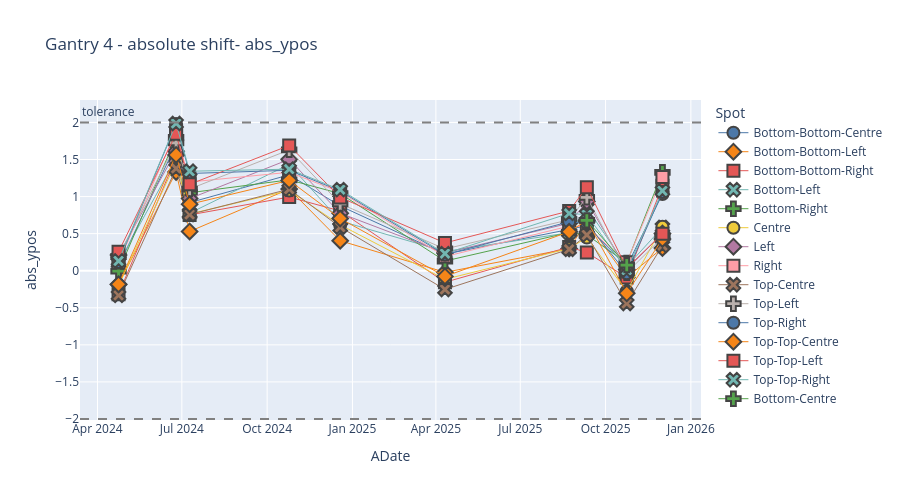

The code cell stored with this chart in its notebook:
### Code cell
plotly_spot_position(sub_df, "abs_ypos", "Gantry 4", "XRV-4000", 70, 0, 24)

### Figure 1 — Plotly figure (JSON) as saved in the notebook; plotly's stock layout.template omitted (floating-point values rounded to 4 significant figures)
{"data": [{"hovertemplate": "Spot=Bottom-Bottom-Centre<br>ADate=%{x}<br>abs_ypos=%{y}<extra></extra>", "legendgroup": "Bottom-Bottom-Centre", "line": {"width": 1}, "marker": {"color": "#4C78A8", "line": {"width": 2}, "size": 12, "symbol": "circle"}, "mode": "markers+lines", "name": "Bottom-Bottom-Centre", "orientation": "v", "showlegend": true, "type": "scatter", "x": ["2024-04-23T17:34:57.000000000", "2024-06-24T19:07:29.000000000", "2024-07-09T09:29:40.000000000", "2024-10-24T18:22:30.000000000", "2024-12-18T18:46:12.000000000", "2025-04-10T19:05:24.000000000", "2025-08-22T17:24:40.000000000", "2025-09-10T19:20:56.000000000", "2025-10-23T20:19:28.000000000", "2025-12-01T08:33:29.000000000"], "xaxis": "x", "y": [0.0603, 1.704, 0.9183, 1.293, 0.8736, 0.2236, 0.5569, 0.6087, 0.0587, 1.034], "yaxis": "y"}, {"hovertemplate": "Spot=Bottom-Bottom-Left<br>ADate=%{x}<br>abs_ypos=%{y}<extra></extra>", "legendgroup": "Bottom-Bottom-Left", "line": {"width": 1}, "marker": {"color": "#F58518", "line": {"width": 2}, "size": 12, "symbol": "diamond"}, "mode": "markers+lines", "name": "Bottom-Bottom-Left", "orientation": "v", "showlegend": true, "type": "scatter", "x": ["2024-04-23T17:34:57.000000000", "2024-06-24T19:07:29.000000000", "2024-07-09T09:29:40.000000000", "2024-10-24T18:22:30.000000000", "2024-12-18T18:46:12.000000000", "2025-04-10T19:05:24.000000000", "2025-08-22T17:24:40.000000000", "2025-09-10T19:20:56.000000000", "2025-10-23T20:19:28.000000000", "2025-12-01T08:33:29.000000000"], "xaxis": "x", "y": [-0.185, 1.331, 0.5298, 1.101, 0.4046, -0.0212, 0.298, 0.6613, -0.093, 0.3075], "yaxis": "y"}, {"hovertemplate": "Spot=Bottom-Bottom-Right<br>ADate=%{x}<br>abs_ypos=%{y}<extra></extra>", "legendgroup": "Bottom-Bottom-Right", "line": {"width": 1}, "marker": {"color": "#E45756", "line": {"width": 2}, "size": 12, "symbol": "square"}, "mode": "markers+lines", "name": "Bottom-Bottom-Right", "orientation": "v", "showlegend": true, "type": "scatter", "x": ["2024-04-23T17:34:57.000000000", "2024-06-24T19:07:29.000000000", "2024-07-09T09:29:40.000000000", "2024-10-24T18:22:30.000000000", "2024-12-18T18:46:12.000000000", "2025-04-10T19:05:24.000000000", "2025-08-22T17:24:40.000000000", "2025-09-10T19:20:56.000000000", "2025-10-23T20:19:28.000000000", "2025-12-01T08:33:29.000000000"], "xaxis": "x", "y": [-0.3171, 1.529, 0.7525, 0.9937, 0.8059, -0.1554, 0.3194, 0.247, -0.0924, 1.145], "yaxis": "y"}, {"hovertemplate": "Spot=Bottom-Left<br>ADate=%{x}<br>abs_ypos=%{y}<extra></extra>", "legendgroup": "Bottom-Left", "line": {"width": 1}, "marker": {"color": "#72B7B2", "line": {"width": 2}, "size": 12, "symbol": "x"}, "mode": "markers+lines", "name": "Bottom-Left", "orientation": "v", "showlegend": true, "type": "scatter", "x": ["2024-04-23T17:34:57.000000000", "2024-06-24T19:07:29.000000000", "2024-07-09T09:29:40.000000000", "2024-10-24T18:22:30.000000000", "2024-12-18T18:46:12.000000000", "2025-04-10T19:05:24.000000000", "2025-08-22T17:24:40.000000000", "2025-09-10T19:20:56.000000000", "2025-10-23T20:19:28.000000000", "2025-12-01T08:33:29.000000000"], "xaxis": "x", "y": [0.1045, 1.512, 0.7761, 1.434, 0.6712, 0.2601, 0.5126, 0.8474, 0.0556, 0.5842], "yaxis": "y"}, {"hovertemplate": "Spot=Bottom-Right<br>ADate=%{x}<br>abs_ypos=%{y}<extra></extra>", "legendgroup": "Bottom-Right", "line": {"width": 1}, "marker": {"color": "#54A24B", "line": {"width": 2}, "size": 12, "symbol": "cross"}, "mode": "markers+lines", "name": "Bottom-Right", "orientation": "v", "showlegend": true, "type": "scatter", "x": ["2024-04-23T17:34:57.000000000", "2024-06-24T19:07:29.000000000", "2024-07-09T09:29:40.000000000", "2024-10-24T18:22:30.000000000", "2024-12-18T18:46:12.000000000", "2025-04-10T19:05:24.000000000", "2025-08-22T17:24:40.000000000", "2025-09-10T19:20:56.000000000", "2025-10-23T20:19:28.000000000", "2025-12-01T08:33:29.000000000"], "xaxis": "x", "y": [-0.0059, 1.798, 1.052, 1.226, 1.04, 0.1305, 0.5153, 0.4841, 0.105, 1.327], "yaxis": "y"}, {"hovertemplate": "Spot=Centre<br>ADate=%{x}<br>abs_ypos=%{y}<extra></extra>", "legendgroup": "Centre", "line": {"width": 1}, "marker": {"color": "#EECA3B", "line": {"width": 2}, "size": 12, "symbol": "circle"}, "mode": "markers+lines", "name": "Centre", "orientation": "v", "showlegend": true, "type": "scatter", "x": ["2024-04-23T17:34:57.000000000", "2024-06-24T19:07:29.000000000", "2024-07-09T09:29:40.000000000", "2024-10-24T18:22:30.000000000", "2024-12-18T18:46:12.000000000", "2025-04-10T19:05:24.000000000", "2025-08-22T17:24:40.000000000", "2025-09-10T19:20:56.000000000", "2025-10-23T20:19:28.000000000", "2025-12-01T08:33:29.000000000"], "xaxis": "x", "y": [-0.1986, 1.466, 0.7653, 1.081, 0.6182, -0.1158, 0.3007, 0.4466, -0.2765, 0.5914], "yaxis": "y"}, {"hovertemplate": "Spot=Left<br>ADate=%{x}<br>abs_ypos=%{y}<extra></extra>", "legendgroup": "Left", "line": {"width": 1}, "marker": {"color": "#B279A2", "line": {"width": 2}, "size": 12, "symbol": "diamond"}, "mode": "markers+lines", "name": "Left", "orientation": "v", "showlegend": true, "type": "scatter", "x": ["2024-04-23T17:34:57.000000000", "2024-06-24T19:07:29.000000000", "2024-07-09T09:29:40.000000000", "2024-10-24T18:22:30.000000000", "2024-12-18T18:46:12.000000000", "2025-04-10T19:05:24.000000000", "2025-08-22T17:24:40.000000000", "2025-09-10T19:20:56.000000000", "2025-10-23T20:19:28.000000000", "2025-12-01T08:33:29.000000000"], "xaxis": "x", "y": [0.2108, 1.612, 0.9731, 1.502, 0.775, 0.2393, 0.6398, 0.9344, 0.0174, 0.5026], "yaxis": "y"}, {"hovertemplate": "Spot=Right<br>ADate=%{x}<br>abs_ypos=%{y}<extra></extra>", "legendgroup": "Right", "line": {"width": 1}, "marker": {"color": "#FF9DA6", "line": {"width": 2}, "size": 12, "symbol": "square"}, "mode": "markers+lines", "name": "Right", "orientation": "v", "showlegend": true, "type": "scatter", "x": ["2024-04-23T17:34:57.000000000", "2024-06-24T19:07:29.000000000", "2024-07-09T09:29:40.000000000", "2024-10-24T18:22:30.000000000", "2024-12-18T18:46:12.000000000", "2025-04-10T19:05:24.000000000", "2025-08-22T17:24:40.000000000", "2025-09-10T19:20:56.000000000", "2025-10-23T20:19:28.000000000", "2025-12-01T08:33:29.000000000"], "xaxis": "x", "y": [0.1109, 1.88, 1.196, 1.328, 1.062, 0.1907, 0.6013, 0.5942, 0.113, 1.264], "yaxis": "y"}, {"hovertemplate": "Spot=Top-Centre<br>ADate=%{x}<br>abs_ypos=%{y}<extra></extra>", "legendgroup": "Top-Centre", "line": {"width": 1}, "marker": {"color": "#9D755D", "line": {"width": 2}, "size": 12, "symbol": "x"}, "mode": "markers+lines", "name": "Top-Centre", "orientation": "v", "showlegend": true, "type": "scatter", "x": ["2024-04-23T17:34:57.000000000", "2024-06-24T19:07:29.000000000", "2024-07-09T09:29:40.000000000", "2024-10-24T18:22:30.000000000", "2024-12-18T18:46:12.000000000", "2025-04-10T19:05:24.000000000", "2025-08-22T17:24:40.000000000", "2025-09-10T19:20:56.000000000", "2025-10-23T20:19:28.000000000", "2025-12-01T08:33:29.000000000"], "xaxis": "x", "y": [-0.3323, 1.38, 0.7588, 1.1, 0.5882, -0.2526, 0.2893, 0.4829, -0.4416, 0.3394], "yaxis": "y"}, {"hovertemplate": "Spot=Top-Left<br>ADate=%{x}<br>abs_ypos=%{y}<extra></extra>", "legendgroup": "Top-Left", "line": {"width": 1}, "marker": {"color": "#BAB0AC", "line": {"width": 2}, "size": 12, "symbol": "cross"}, "mode": "markers+lines", "name": "Top-Left", "orientation": "v", "showlegend": true, "type": "scatter", "x": ["2024-04-23T17:34:57.000000000", "2024-06-24T19:07:29.000000000", "2024-07-09T09:29:40.000000000", "2024-10-24T18:22:30.000000000", "2024-12-18T18:46:12.000000000", "2025-04-10T19:05:24.000000000", "2025-08-22T17:24:40.000000000", "2025-09-10T19:20:56.000000000", "2025-10-23T20:19:28.000000000", "2025-12-01T08:33:29.000000000"], "xaxis": "x", "y": [0.1931, 1.723, 1.102, 1.629, 0.9035, 0.2933, 0.687, 0.9905, -0.0266, 0.45], "yaxis": "y"}, {"hovertemplate": "Spot=Top-Right<br>ADate=%{x}<br>abs_ypos=%{y}<extra></extra>", "legendgroup": "Top-Right", "line": {"width": 1}, "marker": {"color": "#4C78A8", "line": {"width": 2}, "size": 12, "symbol": "circle"}, "mode": "markers+lines", "name": "Top-Right", "orientation": "v", "showlegend": true, "type": "scatter", "x": ["2024-04-23T17:34:57.000000000", "2024-06-24T19:07:29.000000000", "2024-07-09T09:29:40.000000000", "2024-10-24T18:22:30.000000000", "2024-12-18T18:46:12.000000000", "2025-04-10T19:05:24.000000000", "2025-08-22T17:24:40.000000000", "2025-09-10T19:20:56.000000000", "2025-10-23T20:19:28.000000000", "2025-12-01T08:33:29.000000000"], "xaxis": "x", "y": [0.1184, 1.978, 1.312, 1.355, 1.077, 0.2162, 0.6605, 0.6408, -0.0341, 1.061], "yaxis": "y"}, {"hovertemplate": "Spot=Top-Top-Centre<br>ADate=%{x}<br>abs_ypos=%{y}<extra></extra>", "legendgroup": "Top-Top-Centre", "line": {"width": 1}, "marker": {"color": "#F58518", "line": {"width": 2}, "size": 12, "symbol": "diamond"}, "mode": "markers+lines", "name": "Top-Top-Centre", "orientation": "v", "showlegend": true, "type": "scatter", "x": ["2024-04-23T17:34:57.000000000", "2024-06-24T19:07:29.000000000", "2024-07-09T09:29:40.000000000", "2024-10-24T18:22:30.000000000", "2024-12-18T18:46:12.000000000", "2025-04-10T19:05:24.000000000", "2025-08-22T17:24:40.000000000", "2025-09-10T19:20:56.000000000", "2025-10-23T20:19:28.000000000", "2025-12-01T08:33:29.000000000"], "xaxis": "x", "y": [-0.1833, 1.562, 0.8967, 1.218, 0.7039, -0.0766, 0.5254, 0.6807, -0.3045, 0.4277], "yaxis": "y"}, {"hovertemplate": "Spot=Top-Top-Left<br>ADate=%{x}<br>abs_ypos=%{y}<extra></extra>", "legendgroup": "Top-Top-Left", "line": {"width": 1}, "marker": {"color": "#E45756", "line": {"width": 2}, "size": 12, "symbol": "square"}, "mode": "markers+lines", "name": "Top-Top-Left", "orientation": "v", "showlegend": true, "type": "scatter", "x": ["2024-04-23T17:34:57.000000000", "2024-06-24T19:07:29.000000000", "2024-07-09T09:29:40.000000000", "2024-10-24T18:22:30.000000000", "2024-12-18T18:46:12.000000000", "2025-04-10T19:05:24.000000000", "2025-08-22T17:24:40.000000000", "2025-09-10T19:20:56.000000000", "2025-10-23T20:19:28.000000000", "2025-12-01T08:33:29.000000000"], "xaxis": "x", "y": [0.2546, 1.847, 1.166, 1.689, 0.9887, 0.3747, 0.8056, 1.127, 0.0354, 0.4995], "yaxis": "y"}, {"hovertemplate": "Spot=Top-Top-Right<br>ADate=%{x}<br>abs_ypos=%{y}<extra></extra>", "legendgroup": "Top-Top-Right", "line": {"width": 1}, "marker": {"color": "#72B7B2", "line": {"width": 2}, "size": 12, "symbol": "x"}, "mode": "markers+lines", "name": "Top-Top-Right", "orientation": "v", "showlegend": true, "type": "scatter", "x": ["2024-04-23T17:34:57.000000000", "2024-06-24T19:07:29.000000000", "2024-07-09T09:29:40.000000000", "2024-10-24T18:22:30.000000000", "2024-12-18T18:46:12.000000000", "2025-04-10T19:05:24.000000000", "2025-08-22T17:24:40.000000000", "2025-09-10T19:20:56.000000000", "2025-10-23T20:19:28.000000000", "2025-12-01T08:33:29.000000000"], "xaxis": "x", "y": [0.1323, 1.986, 1.342, 1.37, 1.093, 0.231, 0.7733, 0.7552, 0.0083, 1.078], "yaxis": "y"}, {"hovertemplate": "Spot=Bottom-Centre<br>ADate=%{x}<br>abs_ypos=%{y}<extra></extra>", "legendgroup": "Bottom-Centre", "line": {"width": 1}, "marker": {"color": "#54A24B", "line": {"width": 2}, "size": 12, "symbol": "cross"}, "mode": "markers+lines", "name": "Bottom-Centre", "orientation": "v", "showlegend": true, "type": "scatter", "x": ["2025-09-10T19:20:56.000000000", "2025-10-23T20:19:28.000000000"], "xaxis": "x", "y": [0.6784, 0.0751], "yaxis": "y"}], "layout": {"annotations": [{"showarrow": false, "text": "tolerance", "x": 0, "xanchor": "left", "xref": "x domain", "y": 2, "yanchor": "bottom", "yref": "y"}], "height": 500, "legend": {"title": {"text": "Spot"}, "tracegroupgap": 0}, "shapes": [{"line": {"color": "grey", "dash": "dash"}, "type": "line", "x0": 0, "x1": 1, "xref": "x domain", "y0": 2, "y1": 2, "yref": "y"}, {"line": {"color": "grey", "dash": "dash"}, "type": "line", "x0": 0, "x1": 1, "xref": "x domain", "y0": -2, "y1": -2, "yref": "y"}], "title": {"text": "Gantry 4 - absolute shift- abs_ypos"}, "xaxis": {"anchor": "y", "domain": [0, 1], "title": {"text": "ADate"}}, "yaxis": {"anchor": "x", "domain": [0, 1], "title": {"text": "abs_ypos"}}}}
